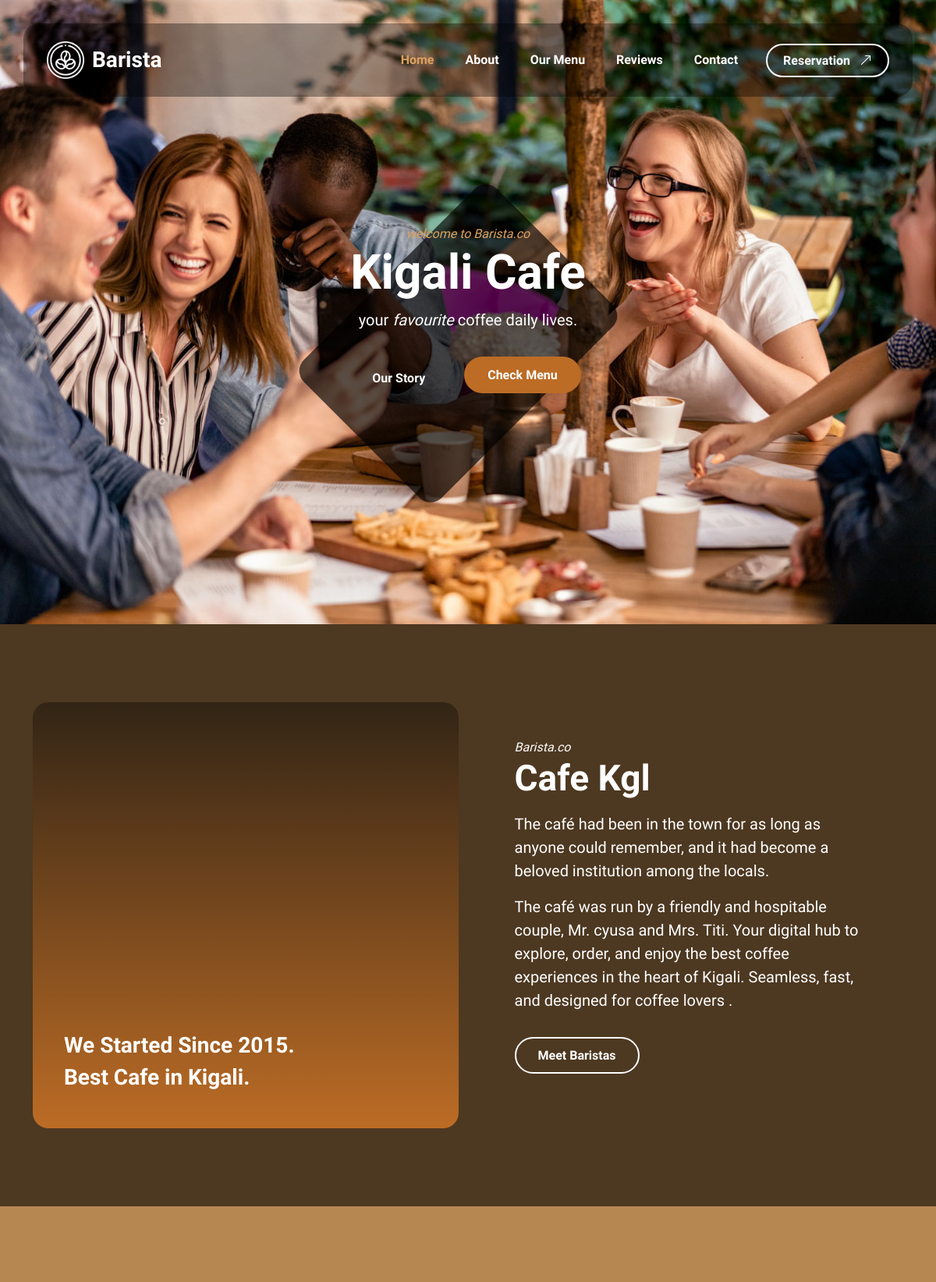
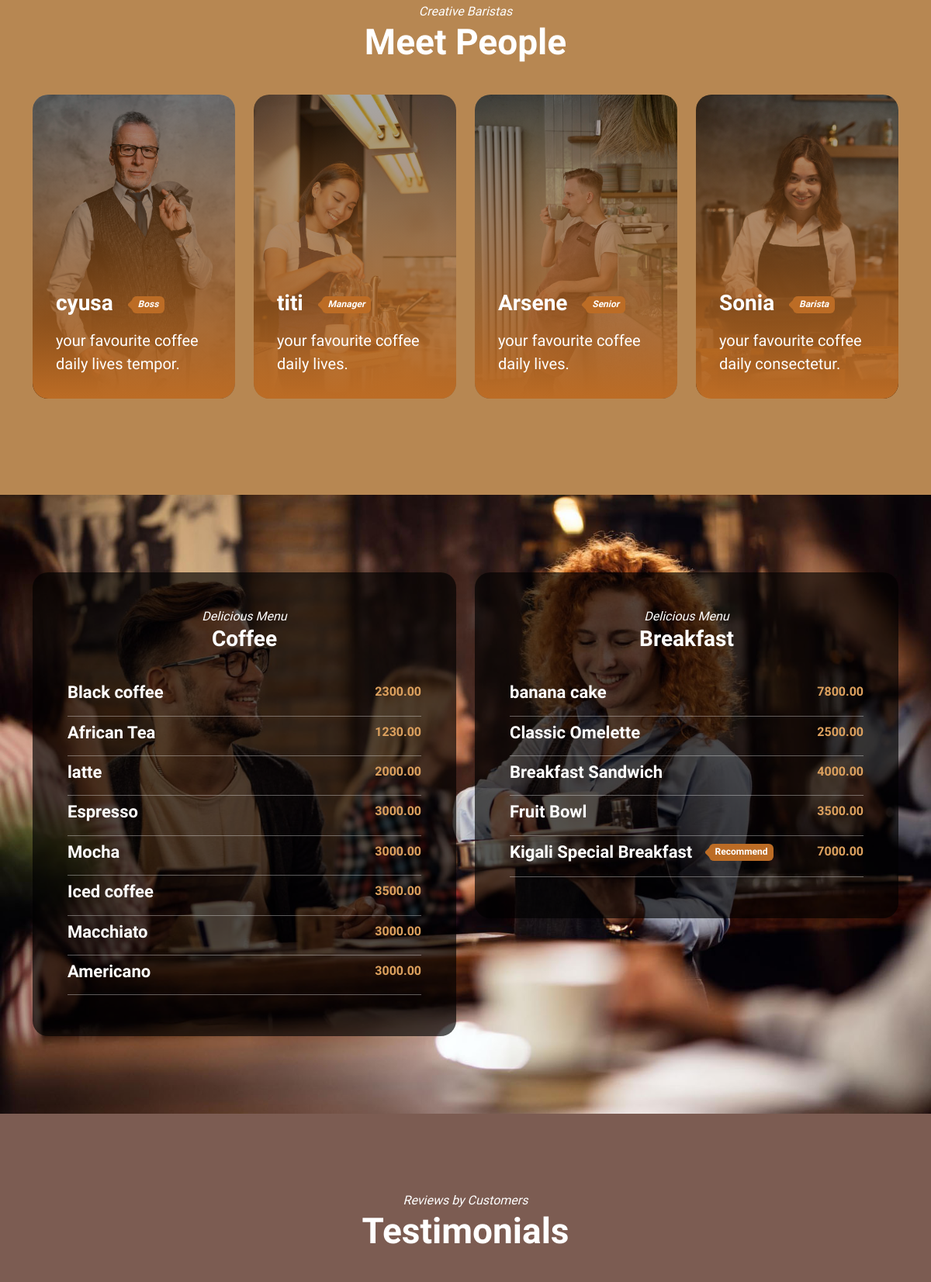
The page / (upper part) on the database its author committed (2 pictures, top to bottom).
### app/models.py (models this page shows, shortened)
class Category(models.Model):
    name = models.CharField(max_length=100, unique=True)
    class Meta:
        verbose_name_plural = "Categories"

class MenuItem(models.Model):
    category = models.ForeignKey(Category, on_delete=models.CASCADE, related_name="menu_items")
    product = models.ForeignKey(Product, on_delete=models.CASCADE, related_name="menu_items")
    price = models.DecimalField(max_digits=6, decimal_places=2)
    status = models.BooleanField(default=True)

class Product(models.Model):
    name = models.CharField(max_length=100)
    ingredients = models.TextField(blank=True, null=True)
    status = models.BooleanField(default=True)  # Available or not

### app/views.py (the view)
# urls.py: path('',views.index, name='index'),
def index(request):
    categories = Category.objects.all()
    menu_items = []
    for category in categories:
        items = MenuItem.objects.filter(category=category, status=True)
        if items.exists():  # only include if there are items
            menu_items.append({
                'category': category.name,
                'items': items
            })
            print(category.name, items[0].product.name)
    context = {
        'menu_items': menu_items,
        'categories': categories,
    }
    return render(request, 'index.html', context)

### templates/index.html (shortened to what this page needs)
{% load static %}
<!doctype html>
<html lang="en">
    <head>
        <link href="{% static 'css/bootstrap.min.css' %}" rel="stylesheet">
        <link href="{% static 'css/bootstrap-icons.css'%}" rel="stylesheet">
        <link href="{% static 'css/vegas.min.css'%}" rel="stylesheet">
        <link href="{% static 'css/tooplate-barista.css'%}" rel="stylesheet">
    </head>
    <body>
            <main>
                <nav class="navbar navbar-expand-lg">
                    <div class="container">
                        <a class="navbar-brand d-flex align-items-center" href="index.html">
                            <img src="{% static 'images/coffee-beans.png' %}" class="navbar-brand-image img-fluid" alt="Barista Cafe Template">
                            Barista
                        </a>
                        <div class="collapse navbar-collapse" id="navbarNav">
                            <ul class="navbar-nav ms-lg-auto">
                                <li class="nav-item">
                                    <a class="nav-link click-scroll" href="{% url 'index' %}">Home</a>
                                </li>
                                <li class="nav-item">
                                    <a class="nav-link click-scroll" href="#section_2">About</a>
                                </li>
                                <li class="nav-item">
                                    <a class="nav-link click-scroll" href="#section_3">Our Menu</a>
                                </li>
                                <li class="nav-item">
                                    <a class="nav-link click-scroll" href="#section_4">Reviews</a>
                                </li>
                                <li class="nav-item">
                                    <a class="nav-link click-scroll" href="#section_5">Contact</a>
                                </li>
                            </ul>
                            <div class="ms-lg-3">
                                <a class="btn custom-btn custom-border-btn" href="{% url 'reservation' %}">
                                    Reservation
                                    <i class="bi-arrow-up-right ms-2"></i>
                                </a>
                            </div>
                        </div>
                    </div>
                </nav>
                <section class="hero-section d-flex justify-content-center align-items-center" id="section_1">
                    <div class="container">
                        <div class="row align-items-center">
                            <div class="col-lg-6 col-12 mx-auto">
                                <em class="small-text">welcome to Barista.co</em>
                                <h1>Kigali Cafe</h1>
                                <p class="text-white mb-4 pb-lg-2">
                                    your <em>favourite</em> coffee daily lives.
                                </p>
                                <a class="btn custom-btn custom-border-btn smoothscroll me-3" href="#section_2">
                                    Our Story
                                </a>
                                <a class="btn custom-btn smoothscroll me-2 mb-2" href="#section_3"><strong>Check Menu</strong></a>
                            </div>
                        </div>
                    </div>
                    <div class="hero-slides"></div>
                </section>
                <section class="about-section section-padding" id="section_2">
                    <div class="section-overlay"></div>
                    <div class="container">
                        <div class="row align-items-center">
                            <div class="col-lg-6 col-12">
                                <div class="ratio ratio-1x1">
                                    <video autoplay="" loop="" muted="" class="custom-video" poster="">
                                        <source src="{% static 'videos/pexels-mike-jones-9046237.mp4'%}" type="video/mp4">
                                    </video>
                                    <div class="about-video-info d-flex flex-column">
                                        <h4 class="mt-auto">We Started Since 2015.</h4>
                                        <h4>Best Cafe in Kigali.</h4>
                                    </div>
                                </div>
                            </div>
                            <div class="col-lg-5 col-12 mt-4 mt-lg-0 mx-auto">
                                <em class="text-white">Barista.co</em>
                                <h2 class="text-white mb-3">Cafe Kgl</h2>
                                <p class="text-white">The café had been in the town for as long as anyone could remember, and it had become a beloved institution among the locals.</p>
                                <p class="text-white">The café was run by a friendly and hospitable couple, Mr. cyusa and Mrs. Titi. Your digital hub to explore, order, and enjoy the best coffee experiences in the heart of Kigali. Seamless, fast, and designed for coffee lovers <a rel="nofollow" href="https://www.tooplate.com" target="_blank"></a>.</p>
                                <a href="#barista-team" class="smoothscroll btn custom-btn custom-border-btn mt-3 mb-4">Meet Baristas</a>
                            </div>
                        </div>
                    </div>
                </section>
                <section class="barista-section section-padding section-bg" id="barista-team">
                    <div class="container">
                        <div class="row justify-content-center">
                            <div class="col-lg-12 col-12 text-center mb-4 pb-lg-2">
                                <em class="text-white">Creative Baristas</em>
                                <h2 class="text-white">Meet People</h2>
                            </div>
                            <div class="col-lg-3 col-md-6 col-12 mb-4">
                                <div class="team-block-wrap">
                                    <div class="team-block-info d-flex flex-column">
                                        <div class="d-flex mt-auto mb-3">
                                            <h4 class="text-white mb-0">cyusa</h4>
                                            <p class="badge ms-4"><em>Boss</em></p>
                                        </div>
                                        <p class="text-white mb-0">your favourite coffee daily lives tempor.</p>
                                    </div>
                                    <div class="team-block-image-wrap">
                                        <img src="{% static 'images/team/portrait-elegant-old-man-wearing-suit.jpg'%}" class="team-block-image img-fluid" alt="">
                                    </div>
                                </div>
                            </div>
                            <div class="col-lg-3 col-md-6 col-12 mb-4">
                                <div class="team-block-wrap">
                                    <div class="team-block-info d-flex flex-column">
                                        <div class="d-flex mt-auto mb-3">
                                            <h4 class="text-white mb-0">titi</h4>
                                            <p class="badge ms-4"><em>Manager</em></p>
                                        </div>
                                        <p class="text-white mb-0">your favourite coffee daily lives.</p>
                                    </div>
                                    <div class="team-block-image-wrap">
                                        <img src="{% static 'images/team/cute-korean-barista-girl-pouring-coffee-prepare-filter-batch-brew-pour-working-cafe.jpg'%}" class="team-block-image img-fluid" alt="">
                                    </div>
                                </div>
                            </div>
                            <div class="col-lg-3 col-md-6 col-12 mb-4">
                                <div class="team-block-wrap">
                                    <div class="team-block-info d-flex flex-column">
                                        <div class="d-flex mt-auto mb-3">
                                            <h4 class="text-white mb-0">Arsene</h4>
                                            <p class="badge ms-4"><em>Senior</em></p>
                                        </div>
                                        <p class="text-white mb-0">your favourite coffee daily lives.</p>
                                    </div>
                                    <div class="team-block-image-wrap">
                                        <img src="{% static 'images/team/small-business-owner-drinking-coffee.jpg'%}" class="team-block-image img-fluid" alt="">
                                    </div>
                                </div>
                            </div>
                            <div class="col-lg-3 col-md-6 col-12">
                                <div class="team-block-wrap">
                                    <div class="team-block-info d-flex flex-column">
                                        <div class="d-flex mt-auto mb-3">
                                            <h4 class="text-white mb-0">Sonia</h4>
                                            <p class="badge ms-4"><em>Barista</em></p>
                                        </div>
                                        <p class="text-white mb-0">your favourite coffee daily consectetur.</p>
                                    </div>
                                    <div class="team-block-image-wrap">
                                        <img src="{% static 'images/team/smiley-business-woman-working-cashier.jpg'%}" class="team-block-image img-fluid" alt="">
                                    </div>
                                </div>
                            </div>
                        </div>
                    </div>
                </section>
                <section class="menu-section section-padding" id="section_3">
    <div class="container">
        <div class="row">
            {% for menu in menu_items %}
            <div class="col-lg-6 col-12 mb-4 mb-lg-0">
                <div class="menu-block-wrap">
                    <div class="text-center mb-4 pb-lg-2">
                        <em class="text-white">Delicious Menu</em>
                        <h4 class="text-white">{{ menu.category }}</h4>
                    </div>
                    {% for product in menu.items %}
                    <div class="menu-block">
                        <div class="d-flex">
                            <h6>
                                {{ product.product.name }}
                                {% if product.product.status %}
                                    <span class="badge ms-3">Recommend</span>
                                {% endif %}
                            </h6>
                            <strong class="ms-auto">{{ product.price }}</strong>
                        </div>
                        <div class="border-top mt-2 pt-2">
                        </div>
                    </div>
                    {% endfor %}
                </div>
            </div>
            {% endfor %}
        </div>
    </div>
</section>
                <section class="reviews-section section-padding section-bg" id="section_4">
                    <div class="container">
                        <div class="row justify-content-center">
                            <div class="col-lg-12 col-12 text-center mb-4 pb-lg-2">
                                <em class="text-white">Reviews by Customers</em>
                                <h2 class="text-white">Testimonials</h2>
                            </div>
                        </div>
                    </div>
                </section>
            </main>
    </body>
</html>

### rows shown on the page
Category: category "Coffee"
MenuItem: product.name "Black coffee", price "2300.00"
MenuItem: product.name "African Tea", price "1230.00"
MenuItem: product.name "latte", price "2000.00"
MenuItem: product.name "Espresso", price "3000.00"
MenuItem: product.name "Mocha", price "3000.00"
MenuItem: product.name "Iced coffee", price "3500.00"
MenuItem: product.name "Macchiato", price "3000.00"
MenuItem: product.name "Americano", price "3000.00"
Category: category "Breakfast"
MenuItem: product.name "banana cake", price "7800.00"
MenuItem: product.name "Classic Omelette", price "2500.00"
MenuItem: product.name "Breakfast Sandwich", price "4000.00"
MenuItem: product.name "Fruit Bowl", price "3500.00"
MenuItem: product.name "Kigali Special Breakfast", shows "Recommend", price "7000.00"
